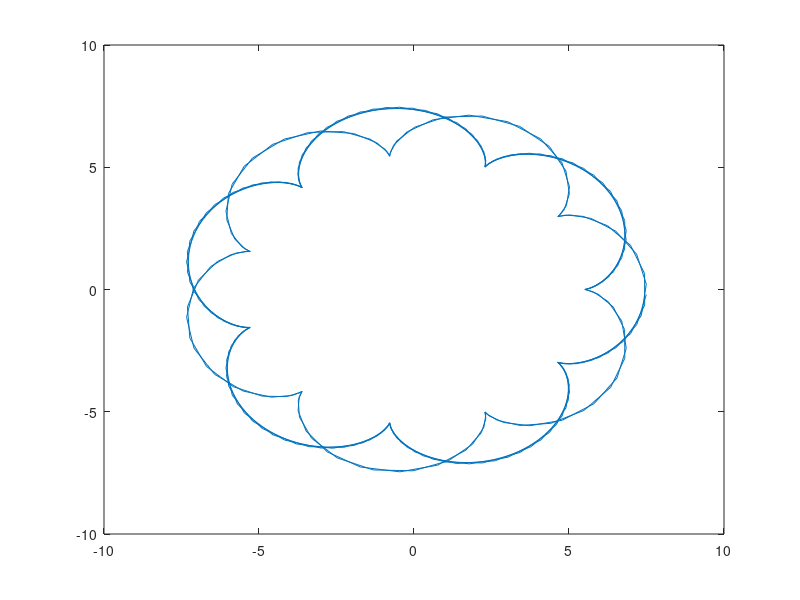

Write the MATLAB code that produced this figure.
a = [1 2 3]
# a = [1;2;3]
b = [4;5;6]
d = b'


a * b
a.*b

[maximum, index] = max(a)

a_extended = [a 3 3]

[maximum_extended, index_extended] = max(a_extended)

a_concat = [a a_extended]

A = [1 2 3; 4 5 6; 7 8 9]

mean(a)

diag(a)
diag(diag(a))
diag(diag(diag(a)))
diag(diag(diag(diag(a))))

zeros(3, 2)

A \ b # solves a linear system: A * x = b (???)

A == (A')

A = magic(10); # semicolon hides the output

B = A(2:9, 3:end)

p = [1 0 0 1]; # x^3 + 1
polyval(p, 5)  # 5^3 + 1

f = @(x) x.^3 + 1 # .^ operator also works for arrays

f(5)
f([1 2 3])

roots([21 (-17) (-5) 1])

# plot([-2, 8], [5, -1])

f = @(x) exp(10*x.*(x-1)) .* sin(12*pi*x)

xs = [0:0.01:1];
plot(xs, f(xs), '-*r');



fx = @(t, a, b) (a+b)*cos(t) - b*cos((a/b + 1)*t)
fy = @(t, a, b) (a+b)*sin(t) - b*sin((a/b + 1)*t)

xs = [0:0.1:10*pi];

a = 5.5;
b = 1;
plot(fx(xs, a, b), fy(xs, a, b));

# doesn't work:
# pw = @(x) piecewise(mod(x, 2)==0, x/2, mod(x, 2)==1, 3*x+1)
# plot([0:50], pw([0:50]))

function ret = f(n)
   if n == 0
     ret = 1;
   else
     ret = 1 + 1 / (1 + f(n-1));
   end
 end

f(200)
sqrt(2)
